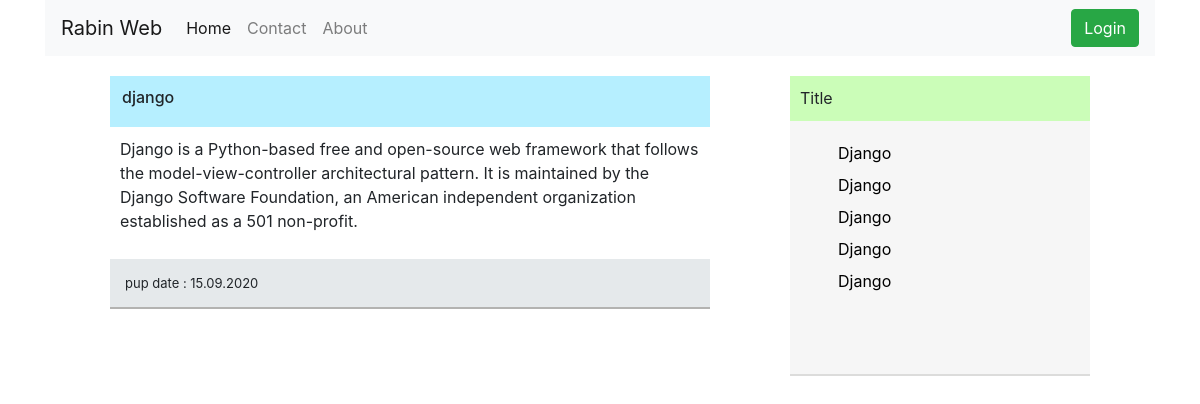
The page / on the database its author committed.
### blog/models.py (models this page shows)
class Blog(models.Model):
    title = models.CharField(max_length=200)
    content = models.TextField()
    pub_date = models.DateField(auto_now_add=True)

### blog/views.py (the view)
# urls.py: path('',views.index,name="index"),
def index(request):
    obj = Blog.objects.get(pk=1)
    dic = {
        "title" : obj.title,
        "content" : obj.content
    }
    return render(request,'index.html',dic)

### templates/index.html
{% extends 'base.html' %}
{% block content %}
<div class="content">
  <div class="c-title">
    <h6>{{ title }}</h6>
  </div>
  <div class="c-content">
<p>{{ content }}</p>
  </div>
  <div class="c-pup">
    <span>pup date : 15.09.2020</span>
  </div>
</div>
{% endblock %}

### templates/base.html (shortened to what this page needs)
{% load static %}
<!DOCTYPE html>
<html lang="en" dir="ltr">
  <head>
<link rel="stylesheet" href="https://stackpath.bootstrapcdn.com/bootstrap/4.5.2/css/bootstrap.min.css">
<link rel="stylesheet" href="{% static 'style.css' %}">
  </head>
  <body>
<div class="container">
<header>
  <nav class="navbar navbar-expand-lg navbar-light bg-light">
  <a class="navbar-brand" href="#">Rabin Web</a>
  <div class="collapse navbar-collapse" id="navbarNav">
    <ul class="navbar-nav">
      <li class="nav-item active">
        <a class="nav-link" href="#">Home <span class="sr-only">(current)</span></a>
      </li>
      <li class="nav-item">
        <a class="nav-link" href="#">Contact</a>
      </li>
      <li class="nav-item">
        <a class="nav-link" href="#">About</a>
      </li>
    </ul>
  </div>
  <div class="nav-btn">
    {% if user.is_authenticated %}
    <span>Hi {{user.username}}</span>
    {% else %}
    <button type="button" class="btn btn-success">Login</button>
    {% endif %}
  </div>
</nav>
</header>
<div class="content-box">
<div class="box1">
{% block content %}{% endblock %}
</div>
<div class="box2">
  <div class="arch">
    <div class="arch-title">
      <span>Title</span>
    </div>
<div class="arch-content">
  <ul>
    <a href="#"><li>Django</li></a>
    <a href="#"><li>Django</li></a>
    <a href="#"><li>Django</li></a>
    <a href="#"><li>Django</li></a>
    <a href="#"><li>Django</li></a>
  </ul>
</div>
  </div>
</div>
</div>
</div>
  </body>
</html>

### static/style.css (style rules this page uses)
header { margin-bottom: 20px; }
.content-box { height: auto; width: 100%; display: flex; flex-wrap: wrap; justify-content: center; }
.content { width: 600px; height: auto; margin-bottom: 40px; }
.c-title { width: 100%; height: auto; padding: 12px; background-color: #B6EFFF; }
.c-content { width: 100%; height: auto; padding: 10px; }
.c-pup { width: 100%; height: 50px; padding: 15px; background-color: #E5E9EB; font-size: 13px; border-bottom: 2px solid #B3B3B1; }
.arch { width: 300px; height: 300px; background-color: #F6F6F6; margin-left: 80px; border-bottom: 2px solid #DCDCDB; margin-bottom: 30px; }
.arch-title { width: 100%; height: 45px; background-color: #CBFDB8; padding: 10px; }
.arch-content ul { margin-top: 20px; }
.arch-content ul li { list-style: none; color: black; margin: 8px; }

### rows shown on the page
Blog: title "django", content "Django is a Python-based free and open-source web framework that follows the model-view-controller architectural pattern. It is maintained by the Django Software Foundation, an American independent organization established as a 501 non-profit."
